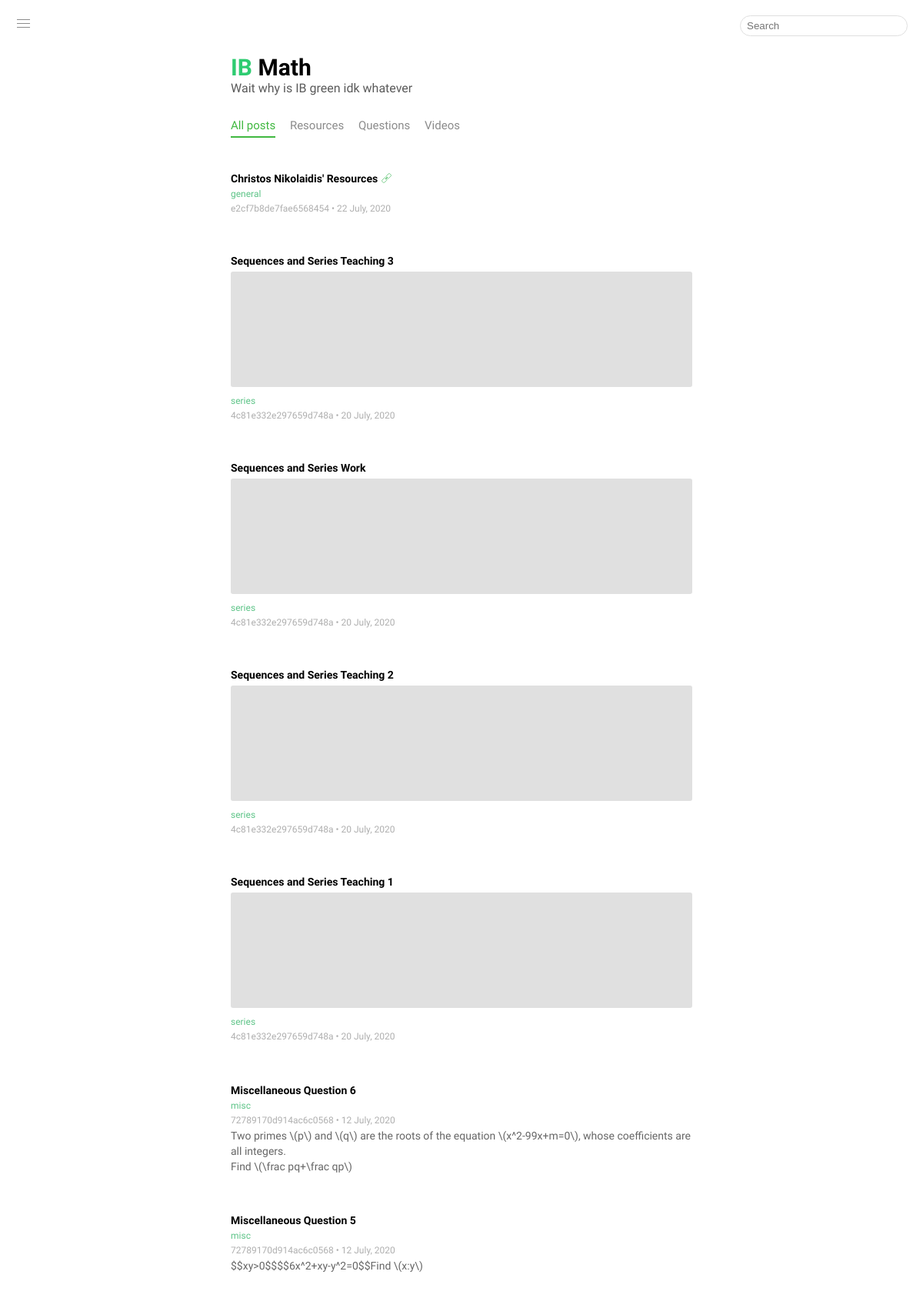
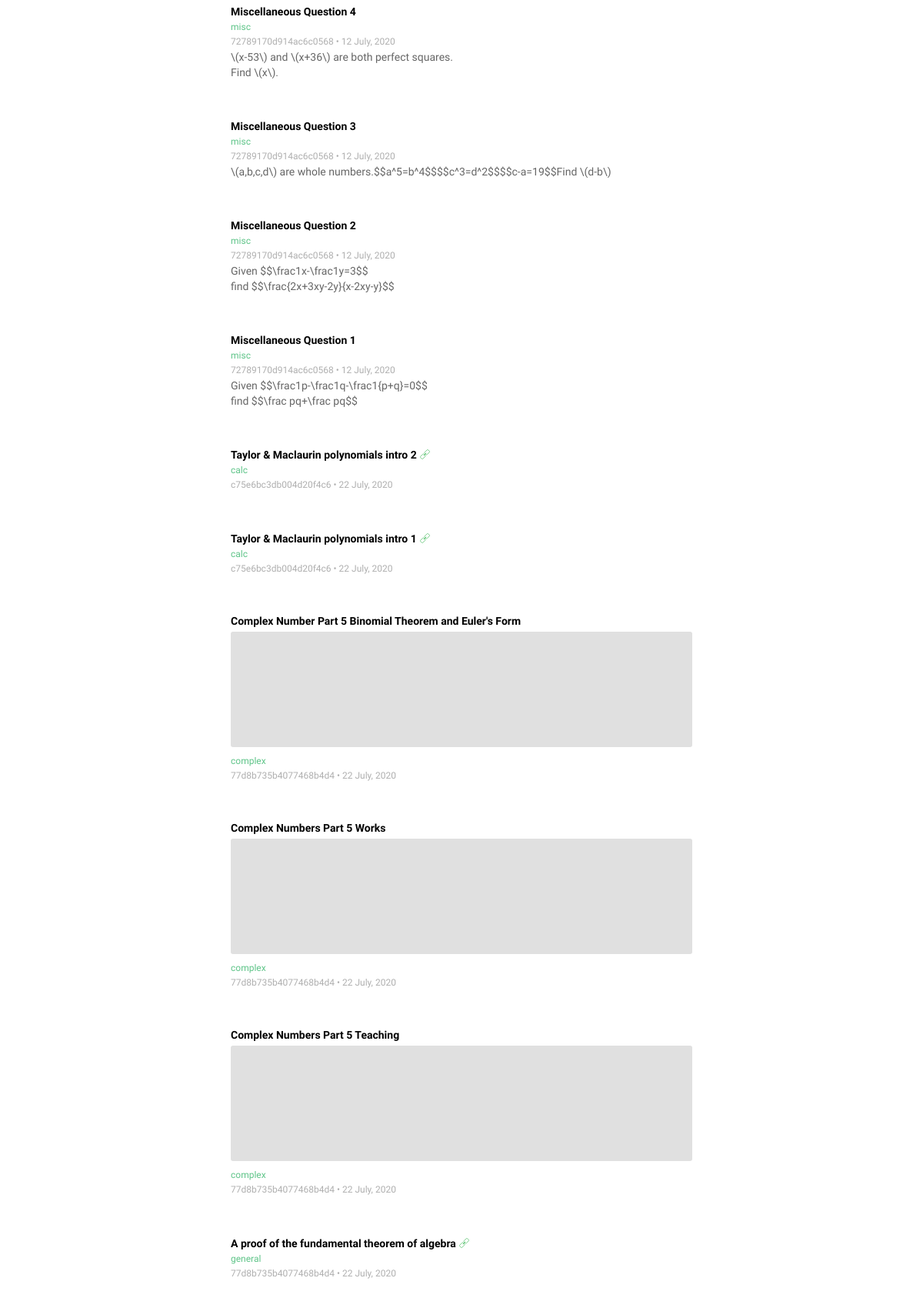
The page / (upper part) on the database its author committed (2 pictures, top to bottom).
### tables this page shows
CREATE TABLE posts (id INTEGER PRIMARY KEY, type text, title text, url text, user_content text, user_update text, admin_content text, admin_update text, location text, parent_post_id text, poster text);

### main.py (the view)
@app.route('/')
def Index():
  return index()

### db_init.py (called while the page is built)
def select_all():
  with sq.connect('Posts.db') as c:
    return c.execute('SELECT * FROM posts').fetchall()[::-1]

### main.py (called while the page is built, shortened)
def safe_search(req, default):
  return default if not req.args.get('query') else search(req)

@app.route('/All posts')
def index():
  posts = safe_search(request, select_all())
  return render_template('index.html', location = 'All posts', posts = posts)

@app.context_processor
def override_url_for():
  return dict(url_for = dated_url_for)

def dated_url_for(endpoint, **vals):
  if endpoint == 'static':
    filename = vals.get('filename', None)
    if filename:
      file_path = os.path.join(app.root_path, endpoint, filename)
      vals['q'] = int(os.stat(file_path).st_mtime)
  return url_for(endpoint, **vals)

### templates/index.html (shortened to what this page needs)
{% extends 'layout.html' %}
{% block content %}
  {% for post in posts %}
    <a class = 'post' href = '/page?id={{post[0]}}'>
      {% if post[1] == 'video' %}
        <div class = 'video-post'>
          {{post[2]}}
          <iframe allowtransparency = 'true' frameBorder = '0' src = '{{post[3]}}' seamless allowfullscreen>Your device does not support this iframe</iframe>
        </div>
      {% elif post[1] == 'question' %}
        <div class = 'question-post'>
          {{post[2]}}
        </div>
      {% elif post[1] == 'resource' %}
        <div class = 'resource-post'>
          {{post[2]}} <div class ='link-icon-holder'><div class="link icon"></div></div>
        </div>
      {% elif post[1] == 'text' %}
        <div class = 'question-post'>
          {{post[2]}}
        </div>
      {% endif %}
      <div class = 'info'>
        <div class = 'tags'>
          {{post[-3]}}
        </div>
        {% if post[1] in ['resource', 'video', 'text'] %}
          <span class = 'user admin-username'>  {{post[-1]}}</span>
        {% else %}
          <span class = 'user'>  {{post[-1]}}</span>
        {% endif %}
        &bull; {{post[5]}}
      </div>
      <div class = 'description'>
        {% if post[4] == '' %}
        {% else %}
          {{post[4]|safe}}
        {% endif %}
      </div>
    </a>
  {% endfor %}
{% endblock %}

### static/style.css (style rules this page uses)
body { margin: 0; background-color: white; //filter: invert(1); }
.post { font-size: 14px; padding: 0; //padding-left: 5px; //border-left: 3px solid rgb(214, 214, 214); //border-radius: 3px; //border: 1px solid black; }
.question-post, .resource-post { //border: 1px solid black; height: 20px; line-height: 20px; white-space: nowrap; }
.question-post, .video-post, .resource-post { margin-top: 50px; //30px; }
.question-post::first-line, .video-post::first-line, .resource-post::first-line { font-weight: 600; color: black; }
.question-post, .description, .resource-post { text-overflow: ellipsis; overflow: hidden; }
.description { color: rgb(102, 102, 102); line-height: 20px; max-height: 60px; }
.info { font-size: 12px; color: rgb(175, 175, 175); //color: rgb(150, 150, 150); margin: 3px 0 3px 0; }
iframe { border-radius: 3px; //margin: 5px 0 5px 0; margin: 6px 0 5px 0; width: 100%; background-color: rgb(224, 224, 224); }
a, a:hover, a:active, a:visited { text-decoration: none; }
.user { //color: rgb(130, 175, 132); //color:rgb(131, 204, 131); }
.admin-username { //color: rgb(78, 168, 78); }
.link.icon { color: rgb(84, 192, 107); position: absolute; margin-left: 4px; margin-top: 8px; width: 7px; height: 1px; background-color: currentColor; -webkit-transform: rotate(-45deg); transform: rotate(-45deg) scale(0.7); }
.link.icon:before { content: ''; position: absolute; top: -3px; left: -7px; width: 8px; height: 5px; border-radius: 2px; border: solid 1px currentColor; }
.link.icon:after { content: ''; position: absolute; top: -3px; right: -7px; width: 8px; height: 5px; border-radius: 2px; border: solid 1px currentColor; }
.link-icon-holder { //border: 1px solid black; display: inline-block; width: 14px; height: 14px; //float: right; }
.tags { color: rgb(94, 196, 136); margin-bottom: 5px; }

### rows shown on the page
posts: title "Christos Nikolaidis' Resources", location "general", poster "e2cf7b8de7fae6568454", user_update "22 July, 2020"
posts: title "Sequences and Series Teaching 3", location "series", poster "4c81e332e297659d748a", user_update "20 July, 2020"
posts: title "Sequences and Series Work", location "series", poster "4c81e332e297659d748a", user_update "20 July, 2020"
posts: title "Sequences and Series Teaching 2", location "series", poster "4c81e332e297659d748a", user_update "20 July, 2020"
posts: title "Sequences and Series Teaching 1", location "series", poster "4c81e332e297659d748a", user_update "20 July, 2020"
posts: title "Miscellaneous Question 6", location "misc", poster "72789170d914ac6c0568", user_update "12 July, 2020", user_content "Two primes \\(p\\) and \\(q\\) are the roots of the equation \\(x^2-99x+m=0\\), whose coefficients are all integers. Find \\(\\frac pq+\\frac qp\\)"
posts: title "Miscellaneous Question 5", location "misc", poster "72789170d914ac6c0568", user_update "12 July, 2020", user_content "$$xy>0$$$$6x^2+xy-y^2=0$$Find \\(x:y\\)"
posts: title "Miscellaneous Question 4", location "misc", poster "72789170d914ac6c0568", user_update "12 July, 2020", user_content "\\(x-53\\) and \\(x+36\\) are both perfect squares. Find \\(x\\)."
posts: title "Miscellaneous Question 3", location "misc", poster "72789170d914ac6c0568", user_update "12 July, 2020", user_content "\\(a,b,c,d\\) are whole numbers.$$a^5=b^4$$$$c^3=d^2$$$$c-a=19$$Find \\(d-b\\)"
posts: title "Miscellaneous Question 2", location "misc", poster "72789170d914ac6c0568", user_update "12 July, 2020", user_content "Given $$\\frac1x-\\frac1y=3$$ find $$\\frac{2x+3xy-2y}{x-2xy-y}$$"
posts: title "Miscellaneous Question 1", location "misc", poster "72789170d914ac6c0568", user_update "12 July, 2020", user_content "Given $$\\frac1p-\\frac1q-\\frac1{p+q}=0$$ find $$\\frac pq+\\frac pq$$"
posts: title "Taylor & Maclaurin polynomials intro 2", location "calc", poster "c75e6bc3db004d20f4c6", user_update "22 July, 2020"
posts: title "Taylor & Maclaurin polynomials intro 1", location "calc", poster "c75e6bc3db004d20f4c6", user_update "22 July, 2020"
posts: title "Complex Number Part 5 Binomial Theorem and Euler's Form", location "complex", poster "77d8b735b4077468b4d4", user_update "22 July, 2020"
posts: title "Complex Numbers Part 5 Works", location "complex", poster "77d8b735b4077468b4d4", user_update "22 July, 2020"
posts: title "Complex Numbers Part 5 Teaching", location "complex", poster "77d8b735b4077468b4d4", user_update "22 July, 2020"
posts: title "A proof of the fundamental theorem of algebra", location "general", poster "77d8b735b4077468b4d4", user_update "22 July, 2020"

### other values the page prints
{{ l }} "All posts"
{{ l }} "Resources" "Questions" "Videos"
